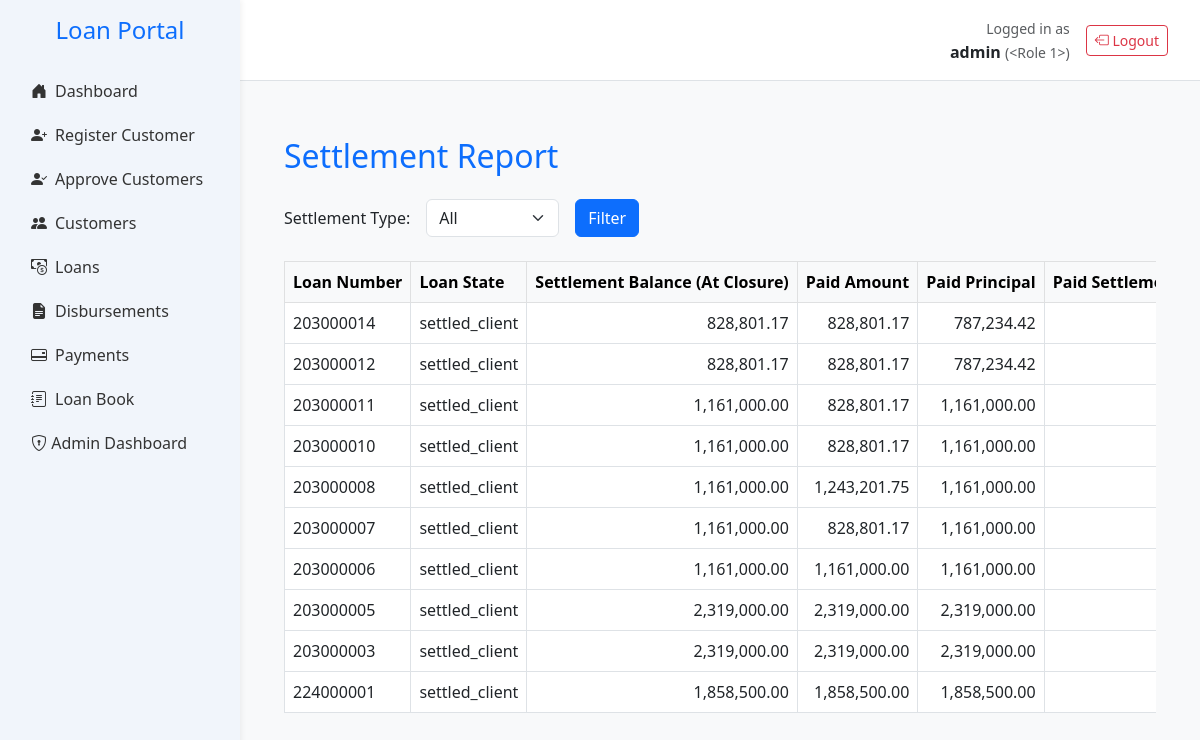
The app's page /settlement_report (signed in), older data.
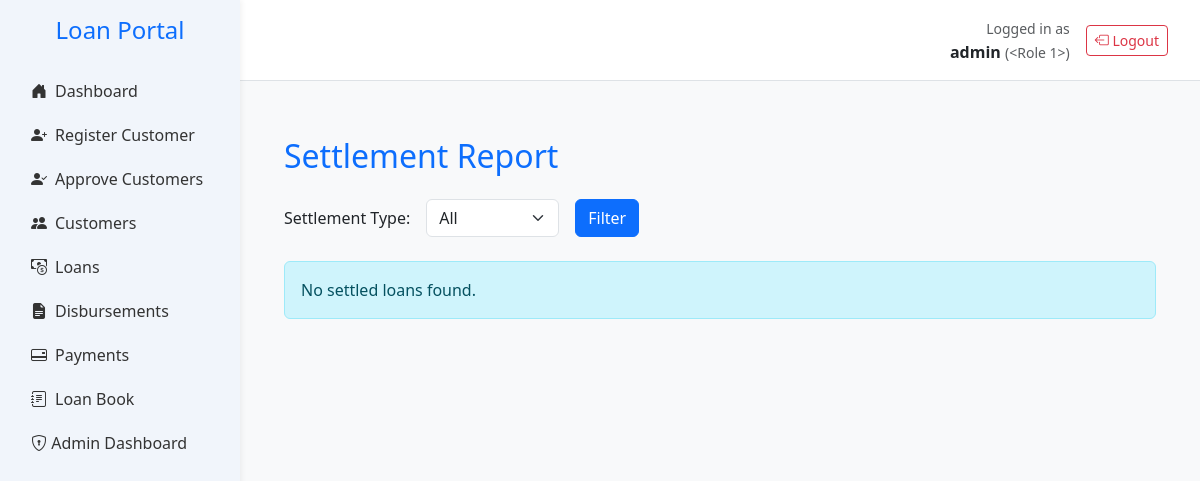
The same page, newer data.
### app.py (models this page shows, shortened)
class User(db.Model, UserMixin):
    __tablename__ = 'users'
    id = db.Column(db.Integer, primary_key=True)
    username = db.Column(db.String(100), unique=True)  # ✅
    password_hash = db.Column(db.String(512), nullable=False)  # ✅
    email = db.Column(db.String(150), nullable=False)  # ✅
    active = db.Column(db.Boolean, default=True, nullable=False)  # ✅
    role_id = db.Column(db.Integer, db.ForeignKey('roles.id', name='fk_users_role_id'))
    role = db.relationship('Role', backref='users')
    __table_args__ = (
        db.UniqueConstraint('username', name='uq_users_username'),
        db.UniqueConstraint('email', name='uq_users_email'),
    )

class PaymentAllocation(db.Model):
    __tablename__ = 'payment_allocations'
    id = db.Column(db.Integer, primary_key=True)
    payment_id = db.Column(db.Integer, db.ForeignKey('payments.id'), nullable=False)
    principal = db.Column(db.Float, nullable=False)
    interest = db.Column(db.Float, nullable=False)
    settlement_interest = db.Column(db.Float, default=0.0)
    fees = db.Column(db.Float, nullable=False)
    created_at = db.Column(db.DateTime, default=datetime.utcnow, nullable=False)
    __table_args__ = (
        db.UniqueConstraint('payment_id', name='uq_payment_allocation_payment_id'),
    )
    payment = db.relationship('Payment', back_populates='allocation')

class LoanApplication(db.Model):
    __tablename__ = 'loan_applications'
    id = db.Column(db.Integer, primary_key=True)
    customer_id = db.Column(db.Integer, db.ForeignKey('customers.id'), nullable=False)
    loan_amount = db.Column(db.Float,nullable=False, default=0.0)
    status = db.Column(db.String(20), default='pending')
    created_at = db.Column(db.DateTime, default=datetime.utcnow)
    term_months = db.Column(db.Integer)
    monthly_instalment = db.Column(db.Float)
    total_repayment = db.Column(db.Float)
    effective_rate = db.Column(db.Float)
    category = db.Column(db.String(50))
    loan_category = db.Column(db.Integer, nullable=False)
    disbursed = db.Column(db.Boolean, default=False)
    disbursed_bank = db.Column(db.String(100))
    crb_fees = db.Column(db.Float, default=3000)
    origination_fees = db.Column(db.Float)
    insurance_fees = db.Column(db.Float)
    total_fees = db.Column(db.Float)
    collection_fees = db.Column(db.Float)
    schedule_id = db.Column(
    db.Integer,
    db.ForeignKey('repayment_schedules.id', use_alter=True, name='fk_schedule_id'),
    nullable=True
    )
    loan_number = db.Column(db.String(20), nullable=True, unique=True)
    file_number = db.Column(db.String(50))
    date_created = db.Column(db.DateTime, default=datetime.utcnow)
    disbursement_date = db.Column(db.Date, nullable=True)
    cash_to_client = db.Column(db.Float,nullable=False, default=0.0)
    top_up_interest = db.Column(db.Float, default=0.0)
    settlement_interest = db.Column(db.Float, default=0.0)
    closure_type = db.Column(db.String(20))  # 'settlement' or 'topup'
    closure_date = db.Column(db.DateTime)
    top_up_of = db.Column(db.Integer, db.ForeignKey('loan_applications.id'), nullable=True)
    application_status = db.Column(db.String(20), nullable=False, default='pending')
    loan_state = db.Column(db.String(20), nullable=False, default='active')
    performance_status = db.Column(db.String(20), nullable=False, default='performing')
    top_up_balance = db.Column(db.Float, default=0.0)
    settlement_balance = db.Column(db.Float, default=0.0)
    current_balance = db.Column(db.Float, default=0.0)
    settlement_type = Column(Enum(SettlementTypeEnum), nullable=True)
    settling_institution = Column(String(255), nullable=True)  # only if third_party
    settlement_reason = db.Column(db.String(255), nullable=True)
    parent_loan_id = db.Column(
        db.Integer,
        db.ForeignKey('loan_applications.id'),
        nullable=True
    )
    topups = db.relationship(
        'LoanApplication',
        foreign_keys=[parent_loan_id],  # 👈 Specify which foreign key to use
        backref=db.backref('parent_loan', remote_side=[id]),
        cascade='all, delete-orphan'
    )
    payments = db.relationship('Payment', back_populates='loan', cascade='all, delete-orphan')
    customer = db.relationship('Customer', back_populates='loans')
    repayment_schedules = db.relationship(
        'RepaymentSchedule',
        back_populates='loan',
        cascade='all, delete-orphan',
        foreign_keys='RepaymentSchedule.loan_id'
        )

class Payment(db.Model):
    __tablename__ = 'payments'
    id = db.Column(db.Integer, primary_key=True)
    loan_id = db.Column(db.Integer, db.ForeignKey('loan_applications.id'), nullable=False)
    amount = db.Column(db.Float, nullable=False)
    reference = db.Column(db.String(100))
    method = db.Column(db.String(50))
    status = db.Column(db.String(20), default='pending')
    created_at = db.Column(db.DateTime, default=datetime.utcnow, nullable=False)
    settlement_proof = db.Column(db.String(255))
    loan = db.relationship('LoanApplication', back_populates='payments')
    allocation = db.relationship('PaymentAllocation',
                               back_populates='payment',
                               uselist=False,
                               cascade='all, delete-orphan')

### app.py (the view)
@app.route('/settlement_report')
@login_required
@role_required('finance_officer', 'admin')
def settlement_report():
    settled_loans = (
        db.session.query(
            LoanApplication.loan_number,
            LoanApplication.loan_state,
            LoanApplication.settlement_balance,
            Payment.amount.label('paid_amount'),
            PaymentAllocation.principal.label('paid_principal'),
            PaymentAllocation.settlement_interest.label('paid_settlement_interest'),
            Payment.created_at.label('payment_date')
        )
        .join(Payment, Payment.loan_id == LoanApplication.id)
        .join(PaymentAllocation, PaymentAllocation.payment_id == Payment.id)
        .filter(
            LoanApplication.loan_state == 'settled_client',
            Payment.method == 'settlement',
            Payment.status == 'completed'
        )
        .order_by(Payment.created_at.desc())
        .all()
    )
    print(f"[DEBUG] Settled loans count: {len(settled_loans)}")  # helps you debug
    return render_template(
        'settlement_report.html',
        settled_loans=settled_loans
    )

### app.py (called while the page is built)
def role_required(*roles):
    def decorator(f):
        @wraps(f)
        def wrapper(*args, **kwargs):
            if not current_user.is_authenticated:
                flash("Please log in to access this page.", "warning")
                return redirect(url_for("login"))
            print(f"🔍 Current user: {current_user.username}, Role: {current_user.role.name}")
            if current_user.role.name not in roles:
                flash("You do not have permission to access this page.", "danger")
                return redirect(url_for("home"))
            return f(*args, **kwargs)
        return wrapper
    return decorator

@login_manager.user_loader
def load_user(user_id):
    return User.query.get(int(user_id))

### templates/settlement_report.html (shortened to what this page needs)
{% extends "base.html" %}
{% block content %}
<div class="container mt-4">
    <h2 class="text-primary mb-4">Settlement Report</h2>
    <form method="get" class="mb-4">
        <div class="row g-3 align-items-center">
            <div class="col-auto">
                <label for="settlement_type" class="col-form-label">Settlement Type:</label>
            </div>
            <div class="col-auto">
                <select id="settlement_type" name="settlement_type" class="form-select">
                    <option value="" {% if not request.args.get('settlement_type') %}selected{% endif %}>All</option>
                </select>
            </div>
            <div class="col-auto">
                <button type="submit" class="btn btn-primary">Filter</button>
            </div>
        </div>
    </form>
    {% if settled_loans %}
        <div class="table-responsive">
            <table class="table table-bordered table-hover align-middle text-nowrap">
                <thead class="table-light">
                    <tr>
                        <th>Loan Number</th>
                        <th>Loan State</th>
                        <th class="text-end">Settlement Balance (At Closure)</th>
                        <th class="text-end">Paid Amount</th>
                        <th class="text-end">Paid Principal</th>
                        <th class="text-end">Paid Settlement Interest</th>
                    </tr>
                </thead>
                <tbody>
                    {% for loan in settled_loans %}
                        <tr>
                            <td>{{ loan.loan_number }}</td>
                            <td>{{ loan.loan_state }}</td>
                            <td class="text-end">{{ "{:,.2f}".format(loan.settlement_balance or 0.0) }}</td>
                            <td class="text-end">{{ "{:,.2f}".format(loan.paid_amount or 0.0) }}</td>
                            <td class="text-end">{{ "{:,.2f}".format(loan.paid_principal or 0.0) }}</td>
                            <td class="text-end">{{ "{:,.2f}".format(loan.paid_settlement_interest or 0.0) }}</td>
                        </tr>
                    {% endfor %}
                </tbody>
            </table>
        </div>
    {% else %}
        <div class="alert alert-info mt-4">
            No settled loans found.
        </div>
    {% endif %}
</div>
{% endblock %}

### templates/base.html (shortened to what this page needs)
<!DOCTYPE html>
<html lang="en">
<head>
    <link href="https://cdn.jsdelivr.net/npm/bootstrap@5.3.0/dist/css/bootstrap.min.css" rel="stylesheet">
    <link href="https://cdn.jsdelivr.net/npm/bootstrap-icons@1.10.5/font/bootstrap-icons.css" rel="stylesheet">
</head>
<body>
    <div class="sidebar">
        <h4 class="text-center text-primary mb-4">Loan Portal</h4>
        <ul class="nav flex-column px-3">
            <li class="nav-item">
                <a class="nav-link {% if request.endpoint == 'home' %}active{% endif %}" href="{{ url_for('home') }}">
                    <i class="bi bi-house-door-fill me-2"></i>Dashboard
                </a>
            </li>
            <li class="nav-item">
                <a class="nav-link {% if request.endpoint == 'register_customer_debug' %}active{% endif %}" href="{{ url_for('register_customer_debug') }}">
                    <i class="bi bi-person-plus-fill me-2"></i>Register Customer
                </a>
            </li>
            <li class="nav-item">
                <a class="nav-link {% if request.endpoint == 'approve_customers' %}active{% endif %}" href="{{ url_for('approve_customers') }}">
                    <i class="bi bi-person-check-fill me-2"></i>Approve Customers
                </a>
            </li>
            <li class="nav-item">
                <a class="nav-link {% if request.endpoint == 'customers' %}active{% endif %}" href="{{ url_for('customers') }}">
                    <i class="bi bi-people-fill me-2"></i>Customers
                </a>
            </li>
            <li class="nav-item">
                <a class="nav-link {% if request.endpoint == 'view_loans' %}active{% endif %}" href="{{ url_for('view_loans') }}">
                    <i class="bi bi-cash-coin me-2"></i>Loans
                </a>
            </li>
            <li class="nav-item">
                <a class="nav-link {% if request.endpoint == 'disbursements' %}active{% endif %}" href="{{ url_for('disbursements') }}">
                    <i class="bi bi-file-earmark-text-fill me-2"></i>Disbursements
                </a>
            </li>
            <li class="nav-item">
                <a class="nav-link {% if request.endpoint == 'payments' %}active{% endif %}" href="{{ url_for('payments') }}">
                    <i class="bi bi-credit-card-2-back me-2"></i>Payments
                </a>
            </li>
            <li class="nav-item">
                <a class="nav-link {% if request.endpoint == 'loanbook' %}active{% endif %}" href="{{ url_for('loanbook') }}">
                    <i class="bi bi-journal-text me-2"></i>Loan Book
                </a>
            </li>
                {% if current_user.is_authenticated and current_user.role.name == 'admin' %}
                    <li class="nav-item">
                     <a class="nav-link" href="{{ url_for('admin_dashboard') }}">
                    <i class="bi bi-shield-lock"></i> Admin Dashboard
                </a>
            </li>
            {% endif %}
        </ul>
    </div>
    <div class="topbar d-flex justify-content-between align-items-center">
        {% if current_user.is_authenticated %}
        <div class="d-flex align-items-center">
            <div class="me-3 text-end">
                <small class="text-muted">Logged in as</small><br>
                <strong>{{ current_user.username }}</strong>
                <small class="text-muted">({{ current_user.role|title }})</small>
            </div>
            <a href="{{ url_for('logout') }}" class="btn btn-outline-danger btn-sm">
                <i class="bi bi-box-arrow-left"></i> Logout
            </a>
        </div>
        {% endif %}
    </div>
    <div class="main">
        {% block content %}{% endblock %}
    </div>
</body>
</html>

### templates/base.html (style rules this page uses)
:root { --main-blue: #007bff; --sidebar-bg: #f1f5fb; --sidebar-hover: #dbeafe; }
body { overflow-x: hidden; background-color: #f8f9fa; }
.sidebar { height: 100vh; position: fixed; width: 240px; background-color: var(--sidebar-bg); padding-top: 1rem; box-shadow: 2px 0 5px rgba(0, 0, 0, 0.05); }
.main { margin-left: 240px; padding: 2rem; }
.nav-link { color: #333; font-weight: 500; padding: 10px 15px; border-radius: 6px; transition: all 0.2s ease-in-out; }
.nav-link i { width: 20px; }
.topbar { background-color: white; margin-left: 240px; padding: 1rem 2rem; border-bottom: 1px solid #dee2e6; }

Row changes from the older to the newer data that the page shows:
removed PaymentAllocation: loan_number "203000014", loan_state "settled_client", principal "787,234.42"
removed LoanApplication: settlement_balance "828,801.17"
removed Payment: amount "828,801.17"
removed PaymentAllocation: loan_number "203000012", loan_state "settled_client", principal "787,234.42"
removed LoanApplication: settlement_balance "828,801.17"
removed Payment: amount "828,801.17"
removed PaymentAllocation: loan_number "203000011", loan_state "settled_client", principal "1,161,000.00"
removed LoanApplication: settlement_balance "1,161,000.00"
removed Payment: amount "828,801.17"
removed PaymentAllocation: loan_number "203000010", loan_state "settled_client", principal "1,161,000.00"
removed LoanApplication: settlement_balance "1,161,000.00"
removed Payment: amount "828,801.17"
removed PaymentAllocation: loan_number "203000008", loan_state "settled_client", principal "1,161,000.00"
removed LoanApplication: settlement_balance "1,161,000.00"
removed Payment: amount "1,243,201.75"
removed PaymentAllocation: loan_number "203000007", loan_state "settled_client", principal "1,161,000.00"
removed LoanApplication: settlement_balance "1,161,000.00"
removed Payment: amount "828,801.17"
removed PaymentAllocation: loan_number "203000006", loan_state "settled_client", principal "1,161,000.00"
removed LoanApplication: settlement_balance "1,161,000.00"
removed Payment: amount "1,161,000.00"
removed PaymentAllocation: loan_number "203000005", loan_state "settled_client", principal "2,319,000.00"
removed LoanApplication: settlement_balance "2,319,000.00"
removed Payment: amount "2,319,000.00"
removed PaymentAllocation: loan_number "203000003", loan_state "settled_client", principal "2,319,000.00"
removed LoanApplication: settlement_balance "2,319,000.00"
removed Payment: amount "2,319,000.00"
removed PaymentAllocation: loan_number "224000001", loan_state "settled_client", principal "1,858,500.00"
removed LoanApplication: settlement_balance "1,858,500.00"
removed Payment: amount "1,858,500.00"
Text that changed along with them:
text no longer shown: "Loan Number Loan State Settlement Balance (At Closure) Paid Amount Paid Principal Paid…"
text now shown: "No settled loans found."
